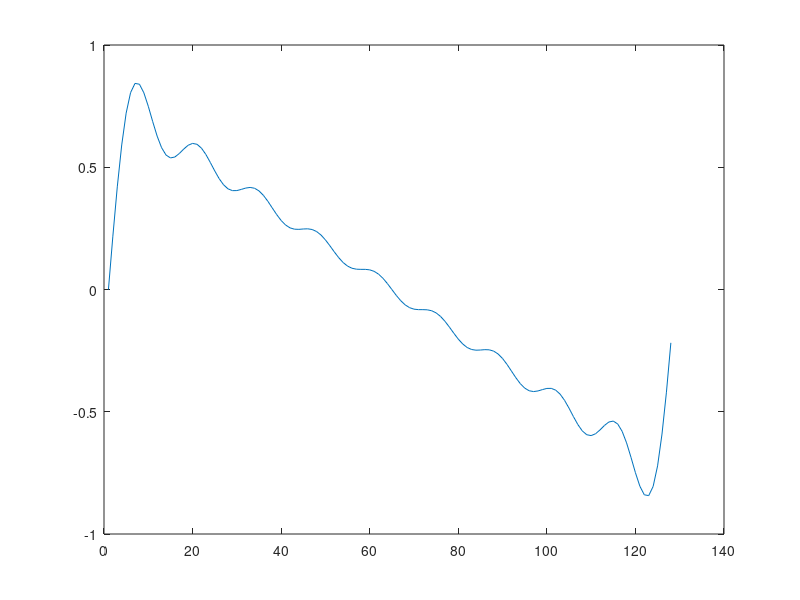
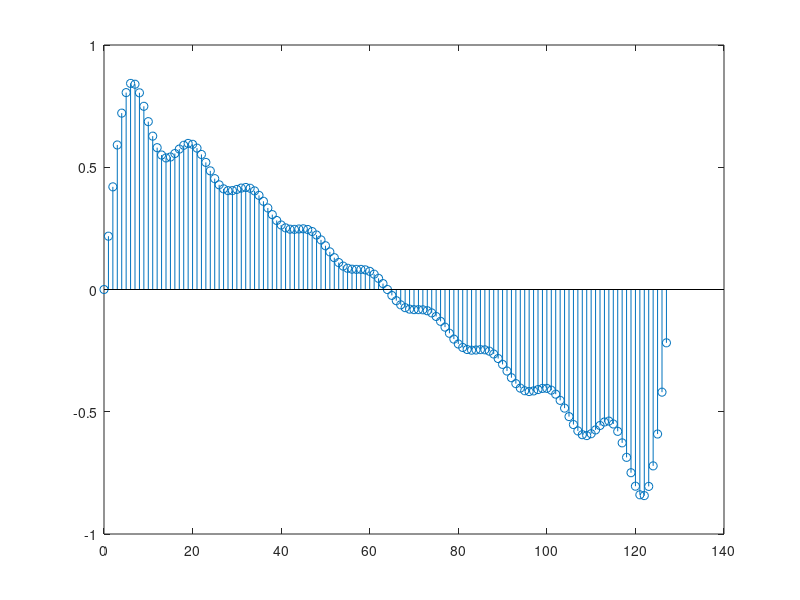

Reproduce these figures in MATLAB, in order. (Note: this script raises an error after producing the figures.)
clear all;
clc;
%%%%%%%%%%%%%%%%%%%RZSDMK%%%%%%%%%%%%%%%%%%%%%

%DEFINING THE SIGNAL FOR ROM MEMORY

%Amplitude
A=0.5;
%Frequency, only for Matlab
fo=440;
fs=128*fo;
%number of signal samples that will be written into ROM, it has to satisfy
%the sampling theorem, in this case fs=128*fo, and the maximal frequency in
%the spectrum is 9*fo, hence fs>2*9*fo, so the sampling theorem is
%satisfied
n = 0:127;

x = A*sin(2*pi*(fo/fs)*n)+A/2*sin(2*pi*2*(fo/fs)*n)+A/3*sin(2*pi*3*(fo/fs)*n)+A/4*sin(2*pi*4*(fo/fs)*n)+...
    A/5*sin(2*pi*5*(fo/fs)*n)+A/6*sin(2*pi*6*(fo/fs)*n)+A/7*sin(2*pi*7*(fo/fs)*n)+A/8*sin(2*pi*8*(fo/fs)*n)+...
    A/9*sin(2*pi*9*(fo/fs)*n);

figure;
plot(x);

figure;
stem (0:127, x); %0:15

a= max(x);

save('signal.txt', 'x', '-ASCII', '-append');
